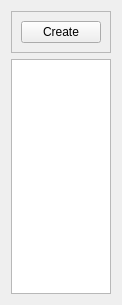
<?xml version="1.0" encoding="UTF-8"?>
<ui version="4.0">
 <class>AlbumListWidget</class>
 <widget class="QWidget" name="AlbumListWidget">
  <property name="geometry">
   <rect>
    <x>0</x>
    <y>0</y>
    <width>118</width>
    <height>305</height>
   </rect>
  </property>
  <property name="windowTitle">
   <string>Form</string>
  </property>
  <layout class="QVBoxLayout" name="verticalLayout_2">
   <item>
    <widget class="QFrame" name="frame">
     <property name="frameShape">
      <enum>QFrame::StyledPanel</enum>
     </property>
     <property name="frameShadow">
      <enum>QFrame::Raised</enum>
     </property>
     <layout class="QVBoxLayout" name="verticalLayout">
      <item>
       <widget class="QPushButton" name="createButton">
        <property name="text">
         <string>Create</string>
        </property>
       </widget>
      </item>
     </layout>
    </widget>
   </item>
   <item>
    <widget class="QListView" name="listView"/>
   </item>
  </layout>
 </widget>
 <resources/>
 <connections/>
</ui>
